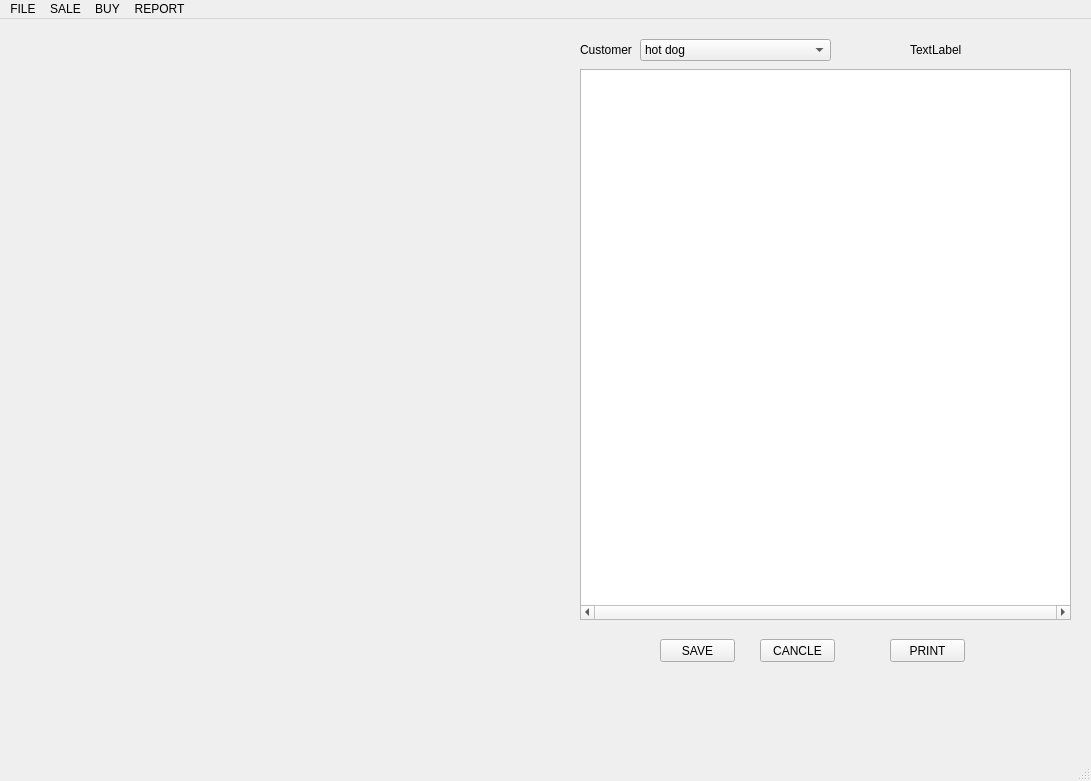
<?xml version="1.0" encoding="UTF-8"?>
<ui version="4.0">
 <class>MainWindow</class>
 <widget class="QMainWindow" name="MainWindow">
  <property name="geometry">
   <rect>
    <x>0</x>
    <y>0</y>
    <width>1091</width>
    <height>781</height>
   </rect>
  </property>
  <property name="windowTitle">
   <string>MainWindow</string>
  </property>
  <widget class="QWidget" name="centralwidget">
   <widget class="QTableView" name="tableView">
    <property name="geometry">
     <rect>
      <x>580</x>
      <y>50</y>
      <width>491</width>
      <height>551</height>
     </rect>
    </property>
    <property name="horizontalScrollBarPolicy">
     <enum>Qt::ScrollBarAlwaysOn</enum>
    </property>
   </widget>
   <widget class="QPushButton" name="pushButton">
    <property name="geometry">
     <rect>
      <x>660</x>
      <y>620</y>
      <width>75</width>
      <height>23</height>
     </rect>
    </property>
    <property name="text">
     <string>SAVE</string>
    </property>
   </widget>
   <widget class="QPushButton" name="pushButton_2">
    <property name="geometry">
     <rect>
      <x>760</x>
      <y>620</y>
      <width>75</width>
      <height>23</height>
     </rect>
    </property>
    <property name="text">
     <string>CANCLE</string>
    </property>
   </widget>
   <widget class="QPushButton" name="pushButton_3">
    <property name="geometry">
     <rect>
      <x>890</x>
      <y>620</y>
      <width>75</width>
      <height>23</height>
     </rect>
    </property>
    <property name="text">
     <string>PRINT</string>
    </property>
   </widget>
   <widget class="QComboBox" name="comboBox">
    <property name="geometry">
     <rect>
      <x>640</x>
      <y>20</y>
      <width>191</width>
      <height>22</height>
     </rect>
    </property>
    <item>
     <property name="text">
      <string>hot dog</string>
     </property>
    </item>
    <item>
     <property name="text">
      <string>cold dog</string>
     </property>
    </item>
   </widget>
   <widget class="QLabel" name="label">
    <property name="geometry">
     <rect>
      <x>580</x>
      <y>20</y>
      <width>71</width>
      <height>21</height>
     </rect>
    </property>
    <property name="text">
     <string>Customer</string>
    </property>
   </widget>
   <widget class="QLabel" name="label_2">
    <property name="geometry">
     <rect>
      <x>910</x>
      <y>20</y>
      <width>121</width>
      <height>21</height>
     </rect>
    </property>
    <property name="text">
     <string>TextLabel</string>
    </property>
   </widget>
  </widget>
  <widget class="QMenuBar" name="menubar">
   <property name="geometry">
    <rect>
     <x>0</x>
     <y>0</y>
     <width>1091</width>
     <height>21</height>
    </rect>
   </property>
   <widget class="QMenu" name="menufile">
    <property name="title">
     <string>FILE</string>
    </property>
    <addaction name="actionexit"/>
    <addaction name="actionexit_2"/>
   </widget>
   <widget class="QMenu" name="menusale">
    <property name="title">
     <string>SALE</string>
    </property>
   </widget>
   <widget class="QMenu" name="menubuy">
    <property name="title">
     <string>BUY</string>
    </property>
   </widget>
   <widget class="QMenu" name="menureport">
    <property name="title">
     <string>REPORT</string>
    </property>
    <addaction name="actionDaily"/>
    <addaction name="actionWeekly"/>
    <addaction name="actionYear_to_date"/>
   </widget>
   <addaction name="menufile"/>
   <addaction name="menusale"/>
   <addaction name="menubuy"/>
   <addaction name="menureport"/>
  </widget>
  <widget class="QStatusBar" name="statusbar"/>
  <action name="actionexit">
   <property name="text">
    <string>logout</string>
   </property>
  </action>
  <action name="actionexit_2">
   <property name="text">
    <string>exit</string>
   </property>
  </action>
  <action name="actionDaily">
   <property name="text">
    <string>Daily</string>
   </property>
  </action>
  <action name="actionWeekly">
   <property name="text">
    <string>Weekly</string>
   </property>
  </action>
  <action name="actionYear_to_date">
   <property name="text">
    <string>Year_to_date</string>
   </property>
  </action>
 </widget>
 <resources/>
 <connections>
  <connection>
   <sender>tableView</sender>
   <signal>entered(QModelIndex)</signal>
   <receiver>label</receiver>
   <slot>update()</slot>
   <hints>
    <hint type="sourcelabel">
     <x>825</x>
     <y>346</y>
    </hint>
    <hint type="destinationlabel">
     <x>615</x>
     <y>51</y>
    </hint>
   </hints>
  </connection>
 </connections>
</ui>
